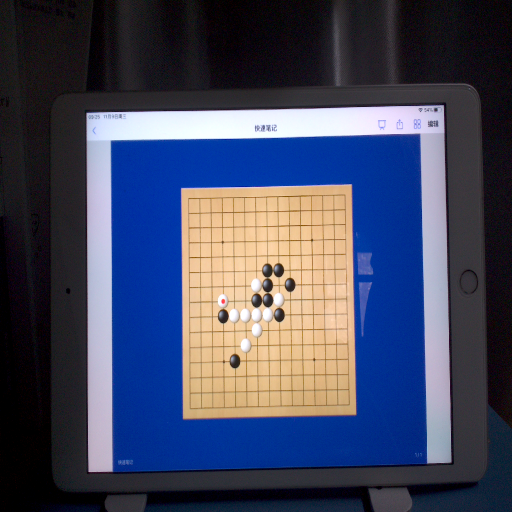
#> input picture archive/image/origin_2.png, 1024 x 1024 px (shown at 1/2 size)
$ python object_detection_v2.py
#> lines starting #> are read from the running program, lines starting #| are printed output that depends on the picture; after the words box and inside, x2 and y2 are one past the last pixel; in counts of white or black regions, pixels touching at a corner belong together
### board_scanner/utils/image_tool.py
from typing import List, Tuple, Dict
import cv2 as cv
import numpy as np


def binary_by_color(img: np.ndarray, hsv_range: Dict[str, np.ndarray]):
    """根据颜色对图像进行二值化"""
    hsv_img = cv.cvtColor(img, cv.COLOR_BGR2HSV)  # 转为 hsv
    # 开运算：先腐蚀后膨胀，用于移除由图像噪音形成的斑点
    kernel = np.ones(shape=[3, 3], dtype=np.uint8)
    hsv_img = cv.erode(hsv_img, kernel, iterations=1)
    mask = cv.inRange(hsv_img, hsv_range['lower'], hsv_range['upper'])  # 计算掩膜
    # 膨胀
    mask = cv.dilate(mask, kernel, iterations=1)
    # draw_img(mask, 'GRAY')
    return mask


def draw_img(img: np.ndarray, mode: str):
    import matplotlib.pyplot as plt
    """调用matplotlib包，查看矩阵表示的图片"""
    if mode.lower() == 'bgr':
        img = cv.cvtColor(img, cv.COLOR_BGR2RGB)
    plt.imshow(img)
    plt.show()


# [58 lines left out: functions draw_hsv_hist, color_judge, detect_circle, not called in this run]


def order_points(pts):
    """矩形的四个顶点"""
    rect = np.zeros((4, 2), dtype='float32')
    # 坐标点求和 x+y
    s = pts.sum(axis=1)
    # np.argmin(s) 返回最小值在s中的序号
    rect[0] = pts[np.argmin(s)]
    rect[2] = pts[np.argmax(s)]
    # diff就是后一个元素减去前一个元素  y-x
    diff = np.diff(pts, axis=1)
    rect[1] = pts[np.argmin(diff)]
    rect[3] = pts[np.argmax(diff)]
    # 返回矩形有序的4个坐标点
    return rect


def perTran(image, pts):
    """

    Args:
        image: 输入图片
        pts: 检测到的矩形的四个点

    Returns:
        warped: 仿射变换矫正后的图片
    """
    rect = order_points(pts)
    tl, tr, br, bl = rect
    # 计算宽度
    widthA = np.sqrt(((br[0] - bl[0]) ** 2) + ((br[1] - bl[1]) ** 2))
    widthB = np.sqrt(((tr[0] - tl[0]) ** 2) + ((tr[1] - tl[1]) ** 2))
    maxWidth = max(int(widthA), int(widthB))
    # 计算高度
    heightA = np.sqrt(((tr[0] - br[0]) ** 2) + ((tr[1] - br[1]) ** 2))
    heightB = np.sqrt(((tl[0] - bl[0]) ** 2) + ((tl[1] - bl[1]) ** 2))
    maxHeight = max(int(heightA), int(heightB))
    # 定义变换后新图像的尺寸
    dst = np.array([[0, 0], [maxWidth - 1, 0], [maxWidth - 1, maxHeight - 1], [0, maxHeight - 1]], dtype='float32')
    # 变换矩阵
    M = cv.getPerspectiveTransform(rect, dst)
    # 透视变换
    warped = cv.warpPerspective(image, M, (maxWidth, maxHeight))
    return warped


# [7 lines that do not run on import are left out]

### board_scanner/src/object_detection_v2.py
import cv2 as cv
import numpy as np

from board_scanner.utils import image_tool

# 确定颜色的上下界
orange_hsv = {'lower': np.array([11, 10, 46]), 'upper': np.array([34, 255, 255])}


def grab_contours(cnts):
    """与cv2.findContours一起使用，返回cnts中的countors(轮廓)

    Args:
        cnts:findContours返回的轮廓

    Returns:

    """
    # if the length the contours tuple returned by cv2.findContours
    # is '2' then we are using either OpenCV v2.4, v4-beta, or
    # v4-official
    if len(cnts) == 2:
        cnts = cnts[0]

    # if the length of the contours tuple is '3' then we are using
    # either OpenCV v3, v4-pre, or v4-alpha
    elif len(cnts) == 3:
        cnts = cnts[1]

    # otherwise OpenCV has changed their cv2.findContours return
    # signature yet again and I have no idea WTH is going on
    else:
        raise Exception(("Contours tuple must have length 2 or 3, "
                         "otherwise OpenCV changed their cv2.findContours return "
                         "signature yet again. Refer to OpenCV's documentation "
                         "in that case"))

    # return the actual contours array
    return cnts


def find_rectangle(binary: np.ndarray)->np.ndarray:
    """

    Args:
        binary: 二值化后的图片

    Returns:
        box: 最大矩形的四个顶点
    """
    gray = binary * 255  # 变为灰度图像
    edged = cv.Canny(gray, 20, 200, apertureSize=7)  # canny 边缘检测
    # [6 lines of commented-out code are left out]
    contours = cv.findContours(edged.copy(), cv.RETR_TREE, cv.CHAIN_APPROX_SIMPLE)
    contours = grab_contours(contours)
    # 寻找最大的,且为四边形的轮廓
    contours = sorted(contours, key=cv.contourArea, reverse=True)[:15]

    box = np.zeros(1)
    for c in contours:
        peri = cv.arcLength(c, True)
        approx = cv.approxPolyDP(c, 0.048 * peri, True)
        if len(approx) == 4:
            box = approx
            break
    return box.reshape((4,-1))


def object_detection(img: np.ndarray):
    # 高斯模糊，去除噪点
    img = cv.GaussianBlur(img, (5, 5), 1)
    # image_tool.draw_img(img, 'BGR')
    # 根据颜色进行二值化
    mask = image_tool.binary_by_color(img, orange_hsv)
    # 寻找二值化图像后的矩形
    box = find_rectangle(mask)
    # 通过四个顶点，得到棋盘
    return image_tool.perTran(img, box)


if __name__ == '__main__':
    img = cv.imread("../../archive/image/origin_2.png")
#> img is the input picture: shape (1024, 1024, 3); mean B, G, R 95, 72, 67.3
    board_img = object_detection(img)
#> in binary_by_color, `hsv_img = cv.cvtColor(img, cv.COLOR_BGR2HSV)`: hsv_img: shape (1024, 1024, 3); mean H, S, V 100.3, 126.6, 108
#> in binary_by_color, `hsv_img = cv.erode(hsv_img, kernel, iterations=1)`: hsv_img: shape (1024, 1024, 3); mean H, S, V 83.1, 108.1, 104.6
#> in binary_by_color, `mask = cv.inRange(hsv_img, hsv_range['lower'], hsv_range['upper'])`:
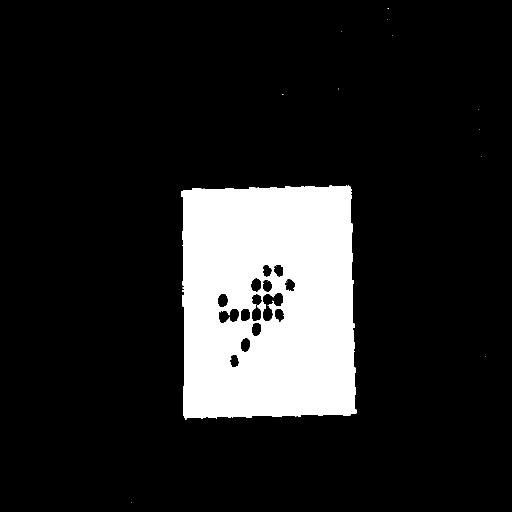
#> mask: shape (1024, 1024) (shown at 1/2 size); 14.1% white; 14 white regions (13 under 20 px), largest, box (x1, y1, x2, y2) and area: (363, 370, 713, 839) 147740
#> in binary_by_color, `mask = cv.dilate(mask, kernel, iterations=1)`:
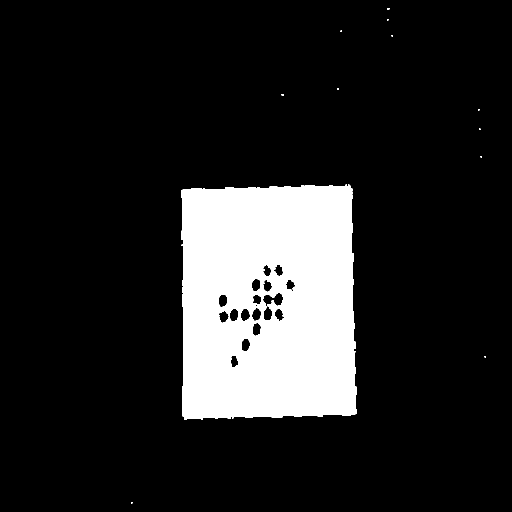
#> mask: shape (1024, 1024) (shown at 1/2 size); 14.4% white; 12 white regions (11 under 20 px), largest, box (x1, y1, x2, y2) and area: (362, 369, 714, 840) 151234
#> in find_rectangle, `edged = cv.Canny(gray, 20, 200, apertureSize=7)`:
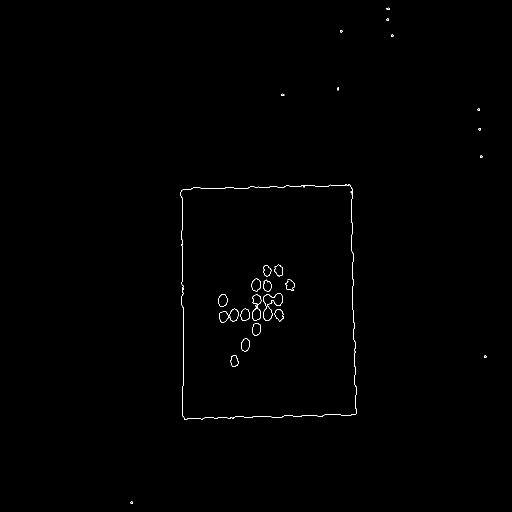
#> edged: shape (1024, 1024) (shown at 1/2 size); 0.31% white in thin lines or dots, all inside (x1, y1, x2, y2) = (261, 15, 973, 1008)
#> in find_rectangle, `contours = cv.findContours(edged.copy(), cv.RETR_TREE, cv.CHAIN_APPROX..`: contours = 53 contours, 23 with area under 20; largest, box (x1, y1, x2, y2) and area: (361, 368, 714, 840) 156900, (361, 369, 714, 840) 156796, (526, 586, 566, 641) 1038, (526, 586, 566, 641) 991, (438, 617, 477, 646) 652
#> in grab_contours, `cnts = cnts[0]`: cnts has the same summary as contours in find_rectangle
#> in find_rectangle, `contours = sorted(contours, key=cv.contourArea, reverse=True)[:15]`: contours = 15 contours; largest, box (x1, y1, x2, y2) and area: (361, 368, 714, 840) 156900, (361, 369, 714, 840) 156796, (526, 586, 566, 641) 1038, (526, 586, 566, 641) 991, (438, 617, 477, 646) 652
#> the loop in find_rectangle, `for c in contours:` made 1 pass
#> (peri, box) on pass 1: (1689.3, [[698, 368], [362, 381], [369, 839], [713, 827]])
#> in object_detection, `box = find_rectangle(mask)`: box = [[698, 368], [362, 381], [369, 839], [713, 827]]
#> in order_points, `s = pts.sum(axis=1)`: s = [1066, 743, 1208, 1540]
#> in order_points, `diff = np.diff(pts, axis=1)`: diff = [-330, 19, 470, 114]
#> in perTran, `rect = order_points(pts)`: rect = [[362, 381], [698, 368], [713, 827], [369, 839]]
#> in perTran, `tl, tr, br, bl = rect`: tl = [362, 381]; tr = [698, 368]; br = [713, 827]; bl = [369, 839]
#> in perTran, `widthA = np.sqrt(((br[0] - bl[0]) ** 2) + ((br[1] - bl[1]) ** 2))`: widthA = 344.2
#> in perTran, `widthB = np.sqrt(((tr[0] - tl[0]) ** 2) + ((tr[1] - tl[1]) ** 2))`: widthB = 336.3
#> in perTran, `maxWidth = max(int(widthA), int(widthB))`: maxWidth = 344
#> in perTran, `heightA = np.sqrt(((tr[0] - br[0]) ** 2) + ((tr[1] - br[1]) ** 2))`: heightA = 459.2
#> in perTran, `heightB = np.sqrt(((tl[0] - bl[0]) ** 2) + ((tl[1] - bl[1]) ** 2))`: heightB = 458.1
#> in perTran, `maxHeight = max(int(heightA), int(heightB))`: maxHeight = 459
#> in perTran, `dst = np.array([[0, 0], [maxWidth - 1, 0], [maxWidth - 1, maxHeight - ..`: dst = [[0, 0], [343, 0], [343, 458], [0, 458]]
#> in perTran, `M = cv.getPerspectiveTransform(rect, dst)`: M = [[1.05, -0.016, -373.1], [0.0405, 1.05, -413.8], [1.05e-05, 5.28e-05, 1]]
#> in perTran, `warped = cv.warpPerspective(image, M, (maxWidth, maxHeight))`:
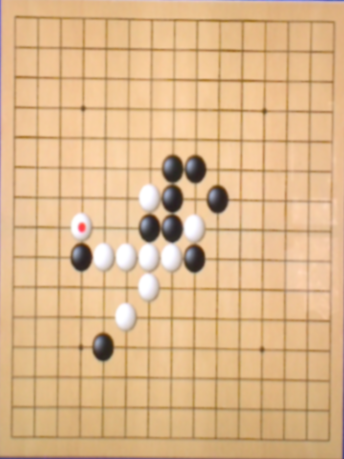
#> warped: shape (459, 344, 3); mean of channels 0, 1, 2 138.6, 182.8, 220.8; drawn as B, G, R
    image_tool.draw_img(board_img,'BGR')
